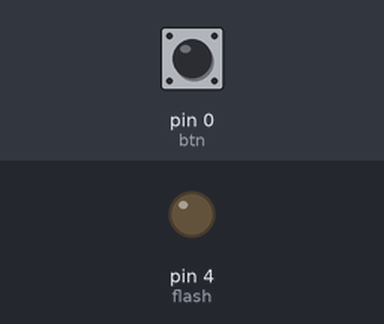
Bench run of a program on a simulated MicroPython board. Shown: output pins drawn as LEDs (lit = HIGH). The inputs (shaded band) are chosen by the test bench; at power-on: pin 0 (btn) HIGH.

Above: at 1.2 s.
1.3 s: pin 0 (btn) pulled LOW for 0.15 s
At 1.37 s:
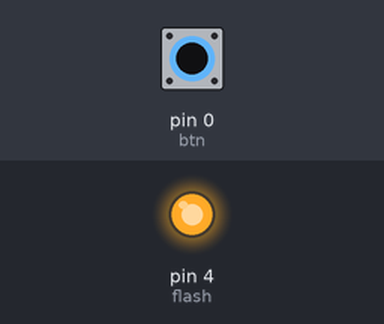
2.9 s: pin 0 (btn) pulled LOW for 3.2 s
At 6.4 s:
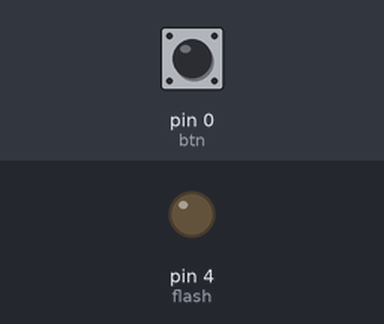
Timing chart, 0 to 7.9 s (numbered marks = the images above; inputs shaded):
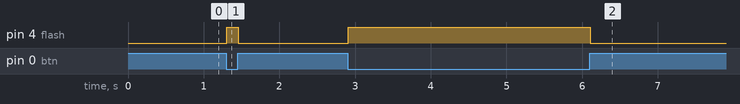

Measured:
- after the input at 1.3 s, pin 4 (flash): LOW → HIGH at once, → LOW 0.15 s later
- after the input at 2.9 s, pin 4 (flash): LOW → HIGH at once, → LOW 3.2 s later

The program:

261008_b2_button_led.py
```python
from machine import Pin
import time

btn = Pin(0, Pin.IN, Pin.PULL_UP)       # value = 기본값은 1 누르면 0
flash = Pin(4, Pin.OUT, value=0)

try:
    while True:
        flash.value(1 - btn.value())  # 누르면 0 → 1(켜짐), 떼면 1 → 0(꺼짐)
        time.sleep_ms(10)
except KeyboardInterrupt:
    flash.value(0)
    print("종료")
```
